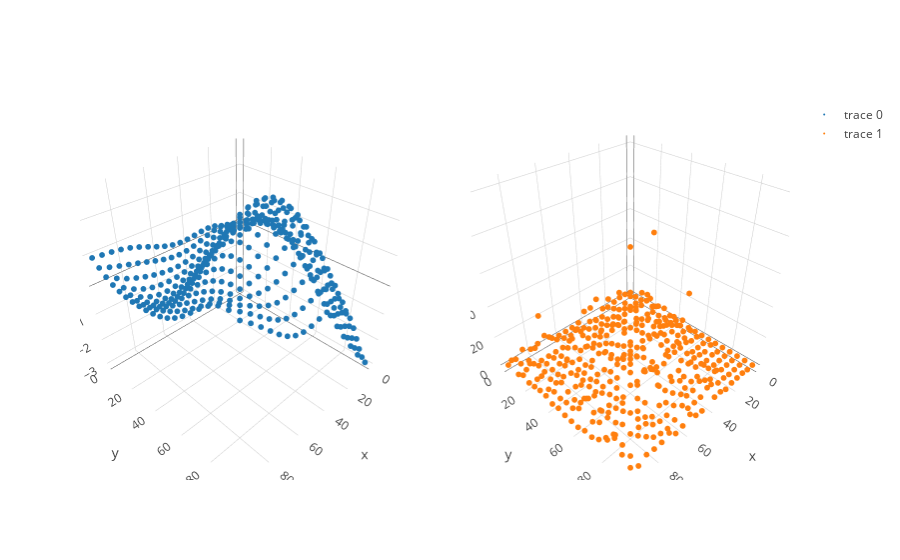

Here is the notebook cell this chart was saved with:
### Markdown cell above
First, we simulate some data from a GP with an RBF kernel.

### Code cell
X = sim.sim_X_equispaced(D = 2, N_dim = 20, lower=0, upper=100)
f = sim.sim_f(X, RBF(30., 3., .1), mu = 0.)
y = sim.poisson_draw(f, 1.) 

trace_func = go.Scatter3d(x = X[:,0], y = X[:,1], z=f, mode = 'markers', marker=dict(size = 2,))
trace_draws = go.Scatter3d(x = X[:,0], y = X[:,1], z=y, mode = 'markers', marker=dict(size = 2,))
fig = tools.make_subplots(rows=1, cols=2, specs=[[{'is_3d': True}, {'is_3d': True}]])
fig.append_trace(trace_func, 1, 1)
fig.append_trace(trace_draws, 1, 2)
iplot(fig)

### Figure 1 — Plotly figure (JSON) as saved in the notebook; plotly's stock layout.template omitted (floating-point values rounded to 4 significant figures; data arrays with more than 128 entries replaced by an {"elided": "..."} marker saying what was removed)
{"data": [{"marker": {"size": 2}, "mode": "markers", "scene": "scene1", "type": "scatter3d", "x": {"elided": "400 int values"}, "y": {"elided": "400 int values"}, "z": {"elided": "400 float values"}}, {"marker": {"size": 2}, "mode": "markers", "scene": "scene2", "type": "scatter3d", "x": {"elided": "400 int values"}, "y": {"elided": "400 int values"}, "z": {"elided": "400 int values"}}], "layout": {"scene1": {"domain": {"x": [0, 0.45], "y": [0, 1]}}, "scene2": {"domain": {"x": [0.55, 1], "y": [0, 1]}}}}
